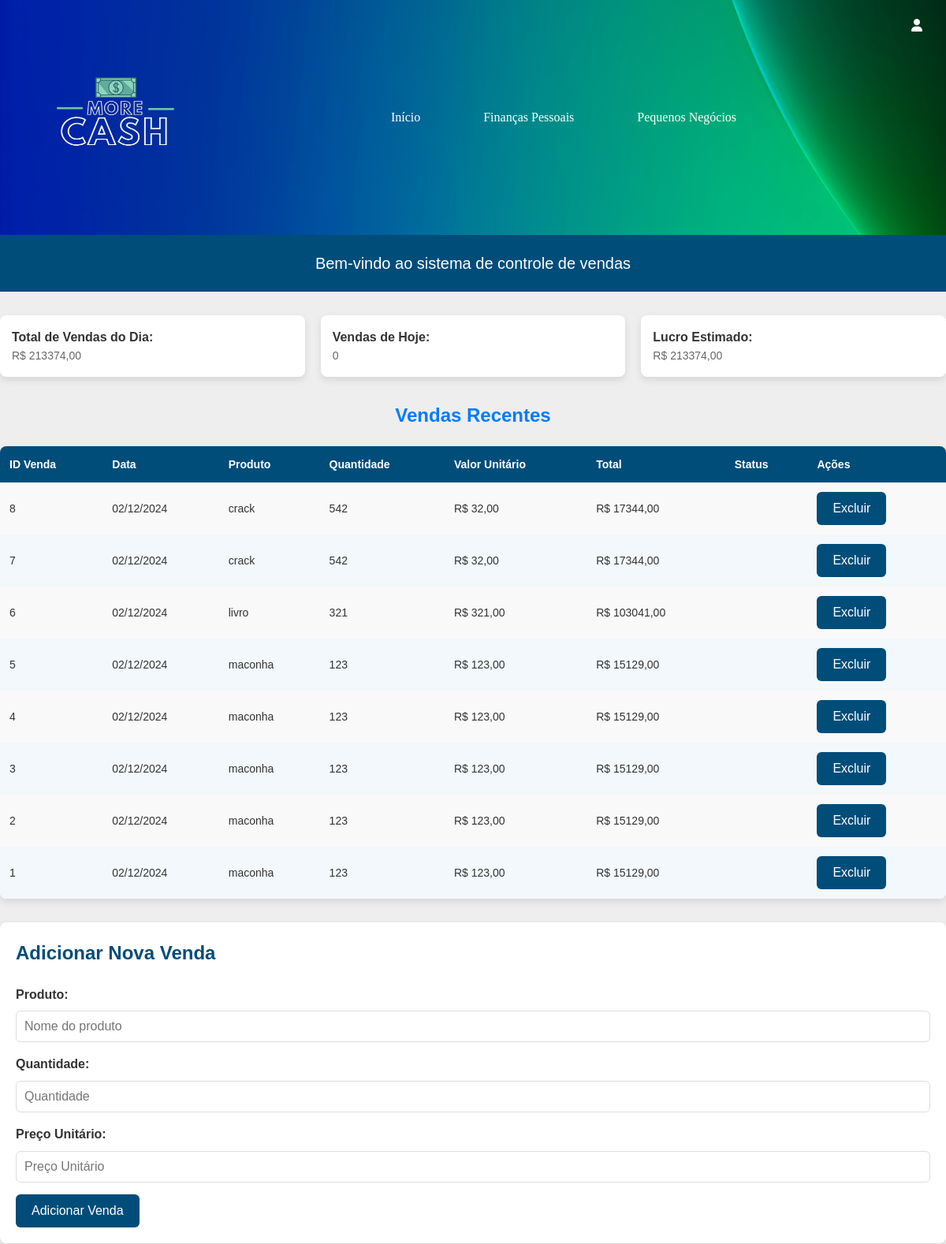
The page /accounts/ (upper part) on the database as committed earlier.
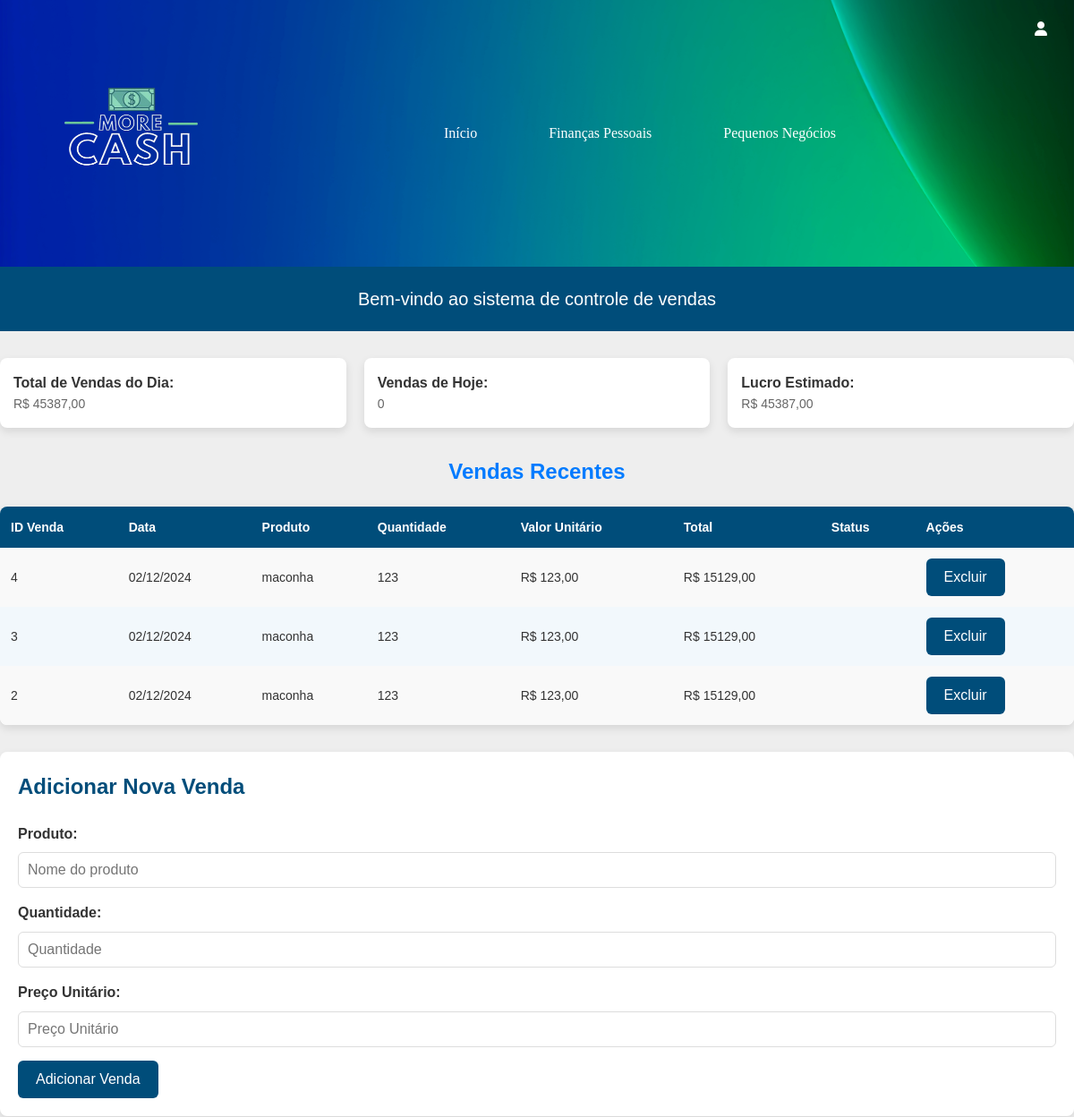
The same page on the database as committed later.
### contas/models.py (models this page shows, shortened)
class Venda(models.Model):
    produto = models.CharField(max_length=255)
    quantidade = models.PositiveIntegerField()
    preco_unitario = models.DecimalField(max_digits=10, decimal_places=2)
    total = models.DecimalField(max_digits=10, decimal_places=2)
    data_venda = models.DateTimeField(auto_now_add=True)

### contas/views.py (the view)
# urls.py: path('', views.pnegocios2, name='pnegocios2'),
def pnegocios2(request):
    vendas = Venda.objects.all().order_by('-data_venda')
    total_vendas = sum(venda.total for venda in vendas)
    vendas_hoje = vendas.filter(data_venda__date=datetime.today().date()).count()
    estoque_atual = 50  # Pode ser substituído por lógica dinâmica
    lucro_estimado = total_vendas  # Aqui pode incluir descontos, custos, etc.
    context = {
        'vendas': vendas,
        'total_vendas': total_vendas,
        'vendas_hoje': vendas_hoje,
        'estoque_atual': estoque_atual,
        'lucro_estimado': lucro_estimado,
    }
    return render(request, 'core/pnegocios2.html', context)

### core/templates/core/pnegocios2.html (shortened to what this page needs)
<!DOCTYPE html>
<html lang="pt-br">
{% load static %}
<head>
    <link rel="stylesheet" href="{% static 'core/css/pnegocios.css' %}">
    <link href="https://cdnjs.cloudflare.com/ajax/libs/font-awesome/6.0.0-beta3/css/all.min.css" rel="stylesheet">
</head>
<body>
    <header class="container">
        <div class="title">
            <a href="{% url 'inicio2' %}">
                <img src="{% static 'core/img/logo.png' %}" alt="Logo">
            </a>
        </div>
        <nav class="nav-bar">
            <ul class="list-menu">
                <li><a href="{% url 'inicio2' %}">Início</a></li>
                <li><a href="{% url 'controle.f2' %}">Finanças Pessoais</a></li>
                <li><a href="{% url 'pnegocios2' %}">Pequenos Negócios</a></li>
            </ul>
            <li class="User-Menu">
                <a href="#" id="user-icon"><i class="fa-solid fa-user"></i></a>
            </li>
        </nav>
    </header>
    <header>
        <div class="info">
            <span>Bem-vindo ao sistema de controle de vendas</span>
        </div>
    </header>
    <div class="conteiner">
        <section class="quick-summary">
            <div class="summary-item">
                <strong>Total de Vendas do Dia:</strong> R$ {{ total_vendas|default:"0,00" }}
            </div>
            <div class="summary-item">
                <strong>Vendas de Hoje:</strong> {{ vendas_hoje|default:0 }}
            </div>
            <div class="summary-item">
                <strong>Lucro Estimado:</strong> R$ {{ lucro_estimado|default:"0,00" }}
            </div>
        </section>
        <section class="sales-table">
            <h2>Vendas Recentes</h2>
            <table id="salesTable">
                <thead>
                    <tr>
                        <th>ID Venda</th>
                        <th>Data</th>
                        <th>Produto</th>
                        <th>Quantidade</th>
                        <th>Valor Unitário</th>
                        <th>Total</th>
                        <th>Status</th>
                        <th>Ações</th>
                    </tr>
                </thead>
                <tbody>
                    {% for venda in vendas %}
                    <tr id="venda-{{ venda.id }}">
                        <td>{{ venda.id }}</td>
                        <td>{{ venda.data_venda|date:"d/m/Y" }}</td>
                        <td>{{ venda.produto }}</td>
                        <td>{{ venda.quantidade }}</td>
                        <td>R$ {{ venda.preco_unitario|floatformat:2 }}</td>
                        <td>R$ {{ venda.total|floatformat:2 }}</td>
                        <td>{{ venda.status }}</td>
                        <td>
                            <form method="POST" action="{% url 'excluir_venda' venda.id %}">
                                <button type="submit">Excluir</button>
                            </form>
                        </td>
                    </tr>
                    {% empty %}
                    <tr>
                        <td colspan="8">Nenhuma venda registrada.</td>
                    </tr>
                    {% endfor %}
                </tbody>
            </table>
        </section>
        <section class="add-sale">
            <h2>Adicionar Nova Venda</h2>
            <form id="addSaleForm" method="POST" action="{% url 'adicionar_venda' %}">
                <label for="productName">Produto:</label>
                <input type="text" id="productName" name="product_name" placeholder="Nome do produto" required>
                <label for="quantity">Quantidade:</label>
                <input type="number" id="quantity" name="quantity" placeholder="Quantidade" required>
                <label for="unitPrice">Preço Unitário:</label>
                <input type="number" id="unitPrice" name="unit_price" placeholder="Preço Unitário" required>
                <button type="submit">Adicionar Venda</button>
            </form>
        </section>
    </div>
</body>
</html>

Rows that differ between the two databases and show on the page:
removed Venda: id "8", data_venda "02/12/2024", produto "crack", quantidade "542", preco_unitario "32,00", total "17344,00"
removed Venda: id "7", data_venda "02/12/2024", produto "crack", quantidade "542", preco_unitario "32,00", total "17344,00"
removed Venda: id "6", data_venda "02/12/2024", produto "livro", quantidade "321", preco_unitario "321,00", total "103041,00"
removed Venda: id "5", data_venda "02/12/2024", produto "maconha", quantidade "123", preco_unitario "123,00", total "15129,00"
removed Venda: id "1", data_venda "02/12/2024", produto "maconha", quantidade "123", preco_unitario "123,00", total "15129,00"
Other text that changed with them:
{{ total_vendas|default:"0,00" }}: "213374,00" → "45387,00"
{{ lucro_estimado|default:"0,00" }}: "213374,00" → "45387,00"
